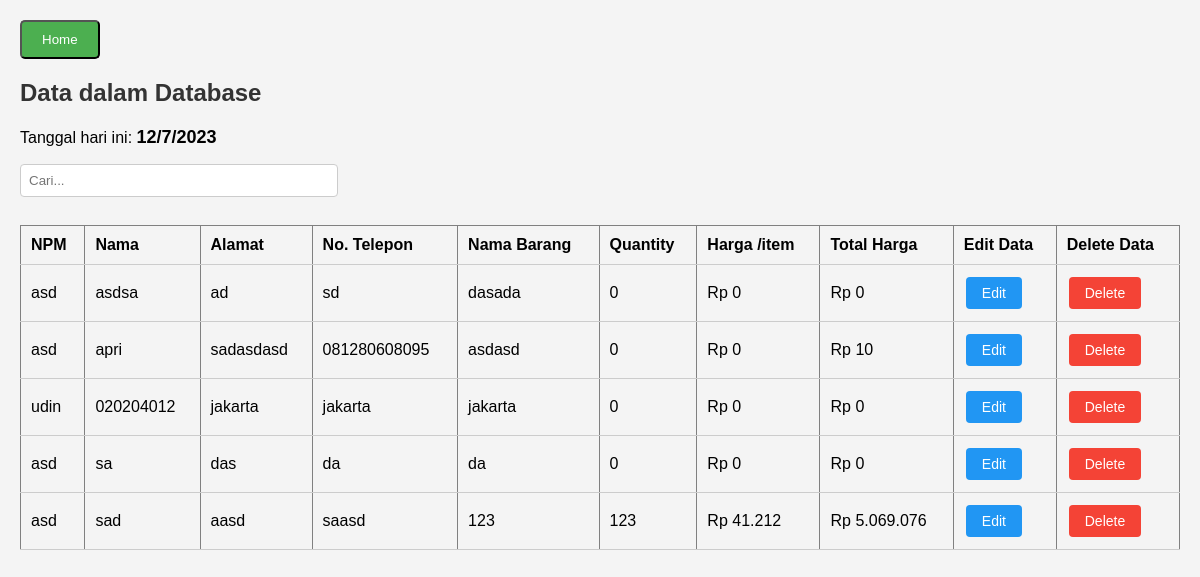
The app's page /nampil.php with its own data.
### tables this page shows
CREATE TABLE `db_web2` (
  `id` int(11) NOT NULL,
  `npm` varchar(200) NOT NULL,
  `nama` varchar(200) NOT NULL,
  `alamat` varchar(200) NOT NULL,
  `notelp` varchar(200) NOT NULL,
  `namabarang` varchar(255) NOT NULL,
  `quantity` int(255) NOT NULL,
  `harga` int(255) NOT NULL,
  `totalharga` int(11) NOT NULL
);

### nampil.php (the view, shortened to what this page needs)
<?php
require('koneksi.php');
$query = mysqli_query($db, "SELECT * FROM db_web2");
?>
<!DOCTYPE html>
<html>
<head>
</head>
<body>
    <a href="index.php"><button class="button">Home</button></a>
    <h2>Data dalam Database</h2>
    <p>Tanggal hari ini: <span id="current-date"></span></p>
    <input type="text" id="search" placeholder="Cari...">
    <br><br>
    <table border="1">
        <thead>
            <tr>
                <th>NPM</th>
                <th>Nama</th>
                <th>Alamat</th>
                <th>No. Telepon</th>
                <th>Nama Barang</th>
                <th>Quantity</th>
                <th>Harga /item</th>
                <th>Total Harga</th>
                <th>Edit Data</th>
                <th>Delete Data</th>
            </tr>
        </thead>
        <tbody id="data-table">
            <?php
            while ($row = mysqli_fetch_assoc($query)) {
                echo "<tr>";
                echo "<td>" . $row['npm'] . "</td>";
                echo "<td>" . $row['nama'] . "</td>";
                echo "<td>" . $row['alamat'] . "</td>";
                echo "<td>" . $row['notelp'] . "</td>";
                echo "<td>" . $row['namabarang'] . "</td>";
                echo "<td>" . $row['quantity'] . "</td>";
                echo "<td>Rp " . number_format($row['harga'], 0, ',', '.') . "</td>";
                echo "<td>Rp " . number_format($row['totalharga'], 0, ',', '.') . "</td>";
                echo "<td><a href='edit.php?npm=" . $row['npm'] . "' class='edit-button'>Edit</a></td>";
                echo "<td><button onclick=\"deleteData('" . $row['npm'] . "')\" class='delete-button'>Delete</button></td>";
                echo "</tr>";
            }
            ?>
        </tbody>
    </table>
</body>
</html>

### nampil.php (style rules this page uses)
body { font-family: Arial, sans-serif; background-color: #f4f4f4; margin: 0; padding: 20px; }
h2 { color: #333; }
table { width: 100%; border-collapse: collapse; }
th, td { padding: 10px; text-align: left; border-bottom: 1px solid #ccc; }
.button { display: inline-block; padding: 10px 20px; background-color: #4CAF50; color: #fff; text-decoration: none; border-radius: 5px; margin-right: 10px; }
#current-date { font-weight: bold; font-size: 18px; }
#search { padding: 8px; border: 1px solid #ccc; border-radius: 4px; margin-bottom: 10px; width: 300px; }
.edit-button { background-color: #2196F3; color: white; border: none; padding: 8px 16px; text-align: center; text-decoration: none; display: inline-block; font-size: 14px; margin: 2px 2px; cursor: pointer; border-radius: 4px; }
.delete-button { background-color: #F44336; color: white; border: none; padding: 8px 16px; text-align: center; text-decoration: none; display: inline-block; font-size: 14px; margin: 2px 2px; cursor: pointer; border-radius: 4px; }

### records on screen
db_web2: npm "asd", nama "asdsa", alamat "ad", notelp "sd", namabarang "dasada", quantity "0", harga "0", totalharga "0"
db_web2: npm "asd", nama "apri", alamat "sadasdasd", notelp "081280608095", namabarang "asdasd", quantity "0", harga "0", totalharga "10"
db_web2: npm "udin", nama "020204012", alamat "jakarta", notelp "jakarta", namabarang "jakarta", quantity "0", harga "0", totalharga "0"
db_web2: npm "asd", nama "sa", alamat "das", notelp "da", namabarang "da", quantity "0", harga "0", totalharga "0"
db_web2: npm "asd", nama "sad", alamat "aasd", notelp "saasd", namabarang "123", quantity "123", harga "41.212", totalharga "5.069.076"
